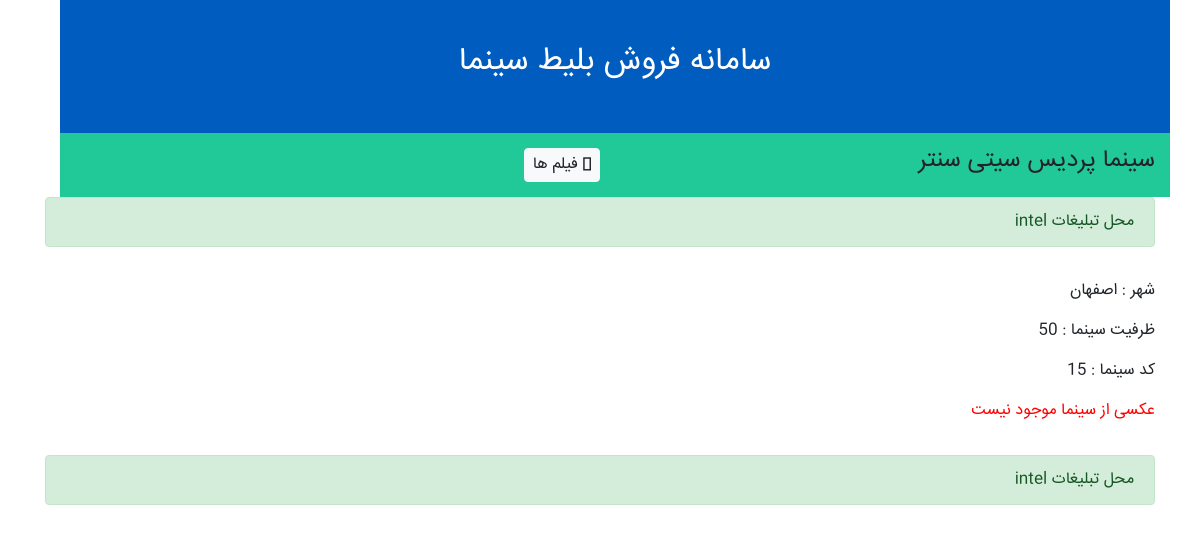
The app's page /ticketing/cinema/details/15 with its own data.
### ticketing/models.py (models this page shows, shortened)
class Cinema(models.Model):
    class Meta:
        verbose_name = "سینما"
        verbose_name_plural = "سینماها"
    cinema_code = models.IntegerField("کد سینما", primary_key=True)
    name = models.CharField("نام سینما", max_length=50)
    city = models.CharField("شهر سینما", max_length=40, default='اصفهان')
    phone = models.IntegerField("شماره تلفن سینما", null=True)
    capacity = models.IntegerField("ظرفیت سینما", default=100)
    address = models.TextField("آدرس سینما", null=True)
    poster = models.ImageField('پوستر', upload_to='imageposter/', null=True, blank=True)

### ticketing/views.py (the view)
# urls.py: path('cinema/details/<int:cinema_id>', views.cinema_details, name='cinema_details'),
def cinema_details(request, cinema_id):
    cinemas = get_object_or_404(Cinema, pk=cinema_id)
    context = {
        'cinema': cinemas
    }
    return render(request, 'ticketing/cinema_details.html', context)

### ticketing/templates/ticketing/cinema_details.html (shortened to what this page needs)
{% extends 'ticketing/base_page.html' %}
    {% block toolbar_title %}
        {{ cinema.name }}
    {% endblock %}
    {% block toolbar_button %}
        <a class="button-fix btn btn-light py-1 px-2" href="{% url 'ticketing_app:movie_list' %}">
                   <i class="fa fa-building" aria-hidden="true"></i>
                    فیلم ها
        </a>
    {% endblock %}
    {% block main_content %}
        <div class="row">
            <div class="col py-3">
                <p>شهر :
                    {{ cinema.city }}
                 </p>
                <p> ظرفیت سینما : {{ cinema.capacity }}</p>
                <p>کد سینما : {{ cinema.cinema_code }}</p>
                {% if cinema.poster %}
                    <img src="{{ cinema.poster.url }}" alt="{{cinema.name}}"
                {% else %}
                    <p style="color: red;">عکسی از سینما موجود نیست</p>
                {% endif %}
            </div>
        </div>
    {% endblock %}

### ticketing/static/ticketing/css/all.css (style rules this page uses)
.fa, .fas, .far, .fal, .fad, .fab { -moz-osx-font-smoothing: grayscale; -webkit-font-smoothing: antialiased; display: inline-block; font-style: normal; font-variant: normal; text-rendering: auto; line-height: 1; }
.fa-building:before { content: "\f1ad"; }
.fa, .fas { font-family: 'Font Awesome 5 Free'; font-weight: 900; }

### ticketing/static/ticketing/css/main.css (style rules this page uses)
.button-fix { text-align: left; }

### records on screen
Cinema: name "سینما پردیس سیتی سنتر", city "اصفهان", capacity "50", cinema_code "15"

### other values on screen
{{ company }} "intel intel"
